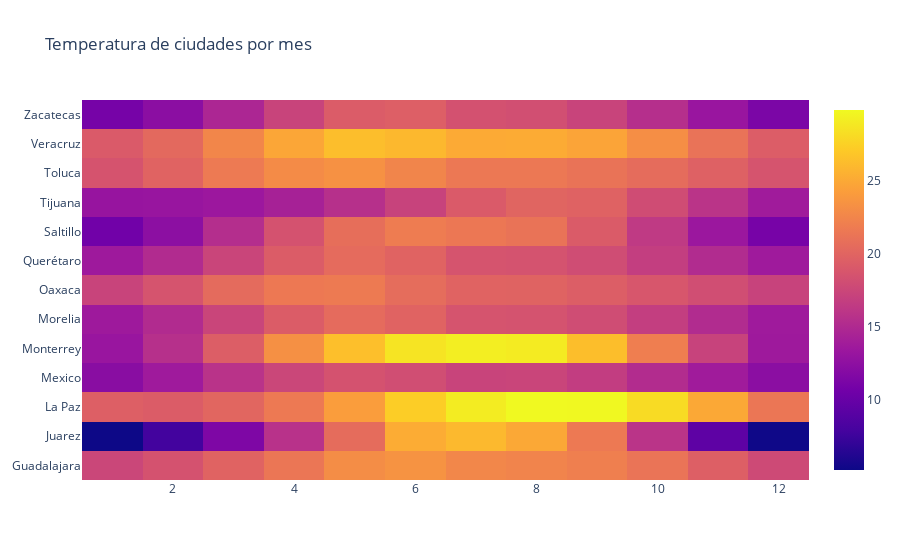

Notebook code for this chart:
### Code cell
# Ahora sí

fig=go.Figure(data=data, layout=layout)
fig.show()

### Figure 1 — Plotly figure (JSON) as saved in the notebook; plotly's stock layout.template omitted (floating-point values rounded to 4 significant figures; data arrays with more than 128 entries replaced by an {"elided": "..."} marker saying what was removed)
{"data": [{"type": "heatmap", "x": {"elided": "156 int values"}, "y": {"elided": "156 str values"}, "z": {"elided": "156 float values"}}], "layout": {"title": {"text": "Temperatura de ciudades por mes"}}}
